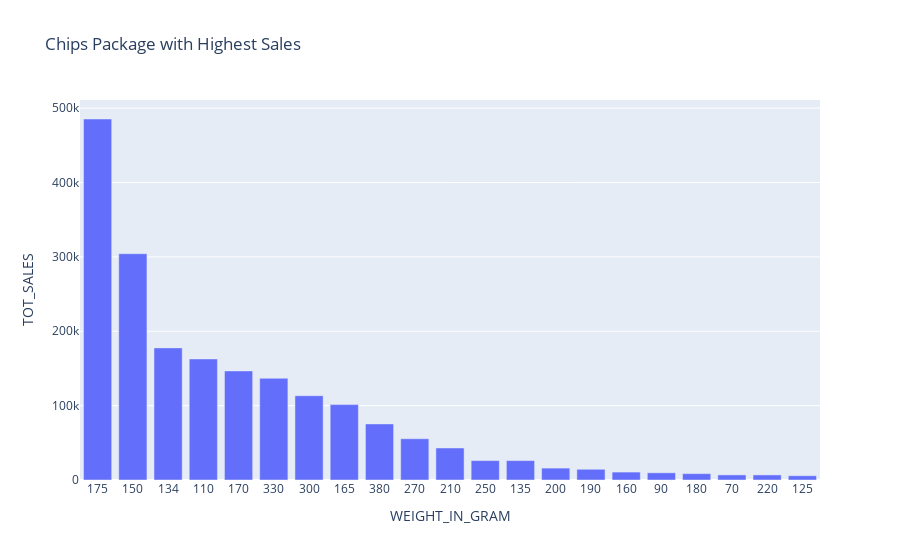

Notebook source saved alongside this figure:
### Code cell
top=top_pkg.reset_index()
top["WEIGHT_IN_GRAM"]=top["WEIGHT_IN_GRAM"].astype(str)
figure=px.bar(data_frame=top,
                  x='WEIGHT_IN_GRAM', y='TOT_SALES',
                  title='Chips Package with Highest Sales')
figure.show()

### Figure 1 — Plotly figure (JSON) as saved in the notebook; plotly's stock layout.template omitted (floating-point values rounded to 4 significant figures)
{"data": [{"alignmentgroup": "True", "hovertemplate": "WEIGHT_IN_GRAM=%{x}<br>TOT_SALES=%{y}<extra></extra>", "legendgroup": "", "marker": {"color": "#636efa", "pattern": {"shape": ""}}, "name": "", "offsetgroup": "", "orientation": "v", "showlegend": false, "textposition": "auto", "type": "bar", "x": ["175", "150", "134", "110", "170", "330", "300", "165", "380", "270", "210", "250", "135", "200", "190", "160", "90", "180", "70", "220", "125"], "xaxis": "x", "y": [485400.0, 304300.0, 177700.0, 162800.0, 146673, 136800.0, 113300.0, 101400.0, 75420.0, 55430.0, 43050.0, 26100.0, 26090.0, 16010.0, 14410.0, 10650.0, 9676.0, 8568.0, 6852, 6831.0, 5733], "yaxis": "y"}], "layout": {"barmode": "relative", "legend": {"tracegroupgap": 0}, "title": {"text": "Chips Package with Highest Sales"}, "xaxis": {"anchor": "y", "domain": [0, 1], "title": {"text": "WEIGHT_IN_GRAM"}}, "yaxis": {"anchor": "x", "domain": [0, 1], "title": {"text": "TOT_SALES"}}}}
